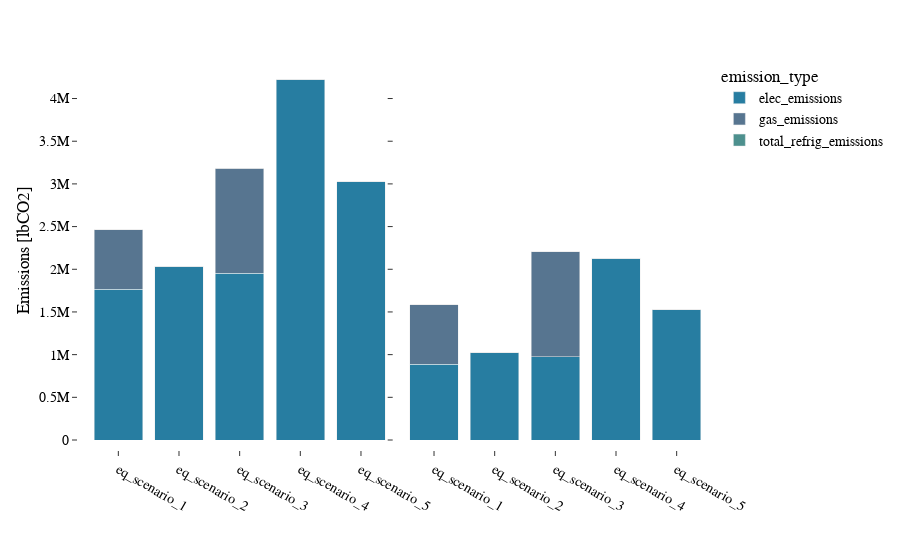

Write notebook code for a chart like this one.
### Code cell
from src.visuals import plot_total_emissions_bar

df = source_energy.copy()

equipment_scenarios = ["eq_scenario_1", "eq_scenario_2", "eq_scenario_3", "eq_scenario_4", "eq_scenario_5"]
emission_scenarios = ["em_scenario_a", "em_scenario_b"]

plot_total_emissions_bar(df, equipment_scenarios=equipment_scenarios, emission_scenarios=emission_scenarios, unit_mode="IP")

### Figure 1 — Plotly figure (JSON) as saved in the notebook; plotly's stock layout.template omitted (floating-point values rounded to 4 significant figures)
{"data": [{"hovertemplate": "emission_type=elec_emissions<br>em_scen_id=em_scenario_a<br>scenario_id=%{x}<br>emissions=%{y}<extra></extra>", "legendgroup": "elec_emissions", "marker": {"color": "#277da1", "pattern": {"shape": ""}}, "name": "elec_emissions", "orientation": "v", "showlegend": true, "textposition": "auto", "type": "bar", "x": ["eq_scenario_1", "eq_scenario_2", "eq_scenario_3", "eq_scenario_4", "eq_scenario_5"], "xaxis": "x", "y": [1767000.0, 2035000.0, 1953000.0, 4229000.0, 3028000.0], "yaxis": "y"}, {"hovertemplate": "emission_type=elec_emissions<br>em_scen_id=em_scenario_b<br>scenario_id=%{x}<br>emissions=%{y}<extra></extra>", "legendgroup": "elec_emissions", "marker": {"color": "#277da1", "pattern": {"shape": ""}}, "name": "elec_emissions", "orientation": "v", "showlegend": false, "textposition": "auto", "type": "bar", "x": ["eq_scenario_1", "eq_scenario_2", "eq_scenario_3", "eq_scenario_4", "eq_scenario_5"], "xaxis": "x2", "y": [884700.0, 1023000.0, 975900.0, 2131000.0, 1526000.0], "yaxis": "y2"}, {"hovertemplate": "emission_type=gas_emissions<br>em_scen_id=em_scenario_a<br>scenario_id=%{x}<br>emissions=%{y}<extra></extra>", "legendgroup": "gas_emissions", "marker": {"color": "#577590", "pattern": {"shape": ""}}, "name": "gas_emissions", "orientation": "v", "showlegend": true, "textposition": "auto", "type": "bar", "x": ["eq_scenario_1", "eq_scenario_2", "eq_scenario_3", "eq_scenario_4", "eq_scenario_5"], "xaxis": "x", "y": [697500.0, 0.0, 1228000.0, 0.0, 0.0], "yaxis": "y"}, {"hovertemplate": "emission_type=gas_emissions<br>em_scen_id=em_scenario_b<br>scenario_id=%{x}<br>emissions=%{y}<extra></extra>", "legendgroup": "gas_emissions", "marker": {"color": "#577590", "pattern": {"shape": ""}}, "name": "gas_emissions", "orientation": "v", "showlegend": false, "textposition": "auto", "type": "bar", "x": ["eq_scenario_1", "eq_scenario_2", "eq_scenario_3", "eq_scenario_4", "eq_scenario_5"], "xaxis": "x2", "y": [697500.0, 0.0, 1228000.0, 0.0, 0.0], "yaxis": "y2"}, {"hovertemplate": "emission_type=total_refrig_emissions<br>em_scen_id=em_scenario_a<br>scenario_id=%{x}<br>emissions=%{y}<extra></extra>", "legendgroup": "total_refrig_emissions", "marker": {"color": "#4d908e", "pattern": {"shape": ""}}, "name": "total_refrig_emissions", "orientation": "v", "showlegend": true, "textposition": "auto", "type": "bar", "x": ["eq_scenario_1", "eq_scenario_2", "eq_scenario_3", "eq_scenario_4", "eq_scenario_5"], "xaxis": "x", "y": [0.0, 0.0, 0.0, 0.0, 0.0], "yaxis": "y"}, {"hovertemplate": "emission_type=total_refrig_emissions<br>em_scen_id=em_scenario_b<br>scenario_id=%{x}<br>emissions=%{y}<extra></extra>", "legendgroup": "total_refrig_emissions", "marker": {"color": "#4d908e", "pattern": {"shape": ""}}, "name": "total_refrig_emissions", "orientation": "v", "showlegend": false, "textposition": "auto", "type": "bar", "x": ["eq_scenario_1", "eq_scenario_2", "eq_scenario_3", "eq_scenario_4", "eq_scenario_5"], "xaxis": "x2", "y": [0.0, 0.0, 0.0, 0.0, 0.0], "yaxis": "y2"}], "layout": {"annotations": [{"font": {"color": "gray", "size": 16}, "showarrow": false, "text": "Total Emissions by Equipment and Scenarios.", "x": 0, "xanchor": "left", "xref": "paper", "y": -0.4, "yanchor": "bottom", "yref": "paper"}, {"font": {"color": "gray", "size": 16}, "showarrow": false, "text": "Total Emissions by Equipment and Scenarios.", "x": 0, "xanchor": "left", "xref": "paper", "y": -0.4, "yanchor": "bottom", "yref": "paper"}], "barmode": "stack", "legend": {"title": {"text": "emission_type"}, "tracegroupgap": 0}, "margin": {"b": 120, "pad": 10, "t": 60}, "xaxis": {"anchor": "y", "domain": [0, 0.49], "title": {"text": ""}}, "xaxis2": {"anchor": "y2", "domain": [0.51, 1], "matches": "x", "title": {"text": ""}}, "yaxis": {"anchor": "x", "domain": [0, 1], "title": {"text": "Emissions [lbCO2]"}}, "yaxis2": {"anchor": "x2", "domain": [0, 1], "matches": "y", "showticklabels": false}}}
